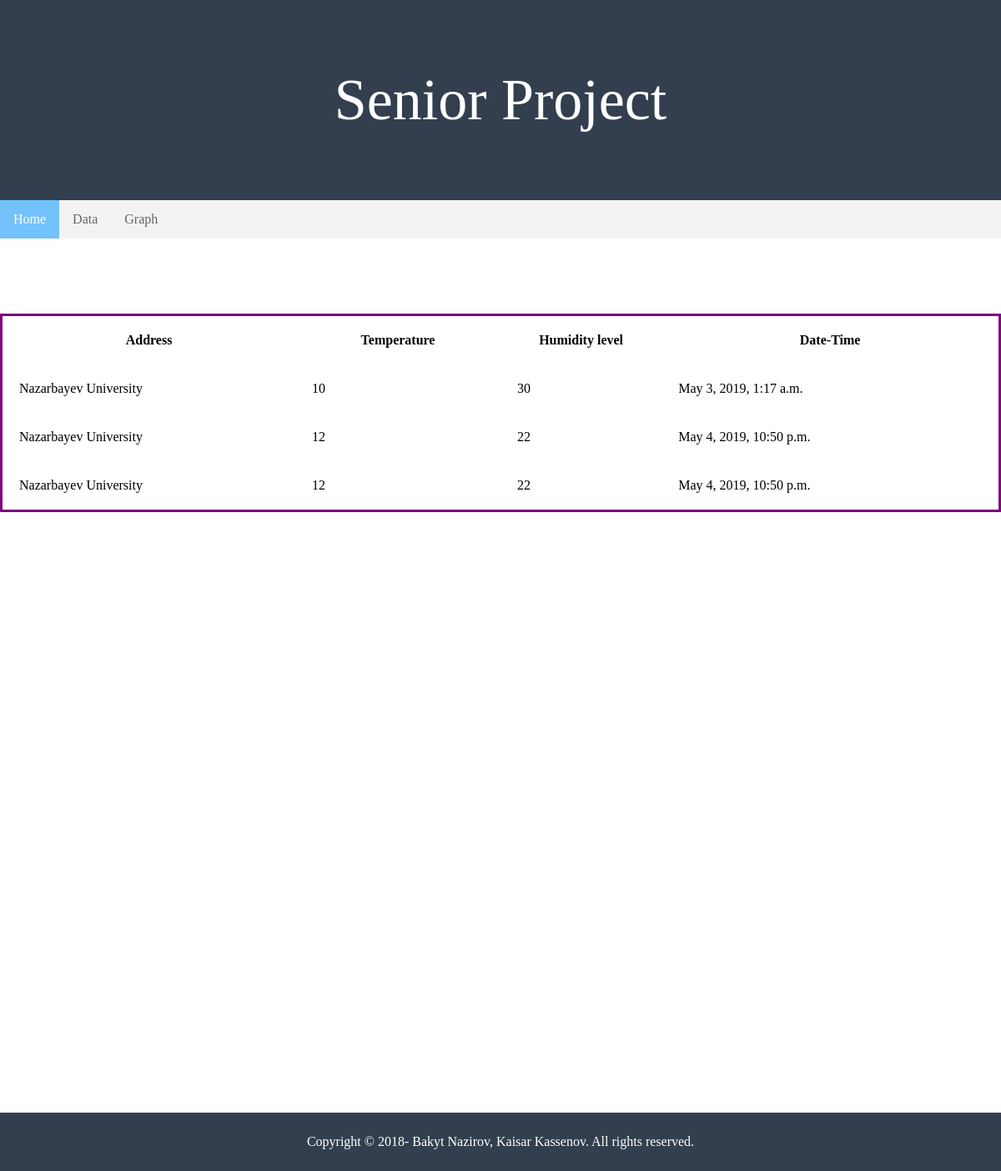
/1/1/, run on the app's committed database.
### main/models.py (models this page shows, shortened)
class Info(models.Model):
    device = models.ForeignKey(Device, on_delete=models.CASCADE)
    temp = models.IntegerField()
    humidity = models.IntegerField()
    date = models.DateTimeField(default=datetime.now, blank=True)

class Device(models.Model):
    place = models.CharField(max_length=200, default="UNKNOWN")
    city = models.ForeignKey(City, on_delete=models.CASCADE)
    lon = models.CharField(max_length=200, default="UNKNOWN")
    lat = models.CharField(max_length=200, default="UNKNOWN")
    is_fav = models.BooleanField(default=False)
    def __str__(self):
        return self.place

### main/views.py (the view)
# urls.py: path('<int:city_id>/<int:device_id>/', views.detail_city_inside, name='detail_city_inside'),
def detail_city_inside(request, city_id, device_id):
	try:
		device_list = Info.objects.all()
		device_name = Device.objects.get(pk = device_id)
	except City.DoesNotExist:
		raise Http404("There is no any info")
	return render(request, 'detail2.html', {'device_name' : device_name, 'device_list' : device_list})

### main/templates/detail2.html (shortened to what this page needs)
<head>
    {% load staticfiles %}
    <link rel="stylesheet" type="text/css" href="{% static 'index.css' %}" />
</head>
    <body>
  <div class="header">
      <p style="font-size:70px; text-align:center; color:white;">Senior Project</p>
  </div>
  <ul>
  <li><a class="active" href="../../">Home</a></li>
  <li><a href="../../data">Data</a></li>
  <li><a href="../graph">Graph</a></li>
</ul>
<table>
  <thead>
  <tr>
    <th>Address</th>
    <th>Temperature</th>
    <th>Humidity level</th>
    <th>Date-Time</th>
  </tr>
  </thead>
  <tbody>
    {% for info in device_list %}
      {% if info.device == device_name %}
        <tr>
          <td> {{ info.device }} </td>
          <td> {{ info.temp }} </td>
          <td> {{ info.humidity }} </td>
          <td> {{ info.date }} </td>
        </tr>
      {% endif %}
        <br>
    {% endfor %}
  </tbody>
</table>
</body>
<footer style="margin-top: 60%">
  <nav class="footer-nav" role="navigation">
    <p>Copyright &copy; 2018-
      <?php echo date("Y"); ?> Bakyt Nazirov, Kaisar Kassenov. All rights reserved.</p>
  </nav>
</footer>

### main/static/index.css (style rules this page uses)
body { background-image: url("http://rosemarieberger.com/wp-content/uploads/2017/03/water-blue-ocean.jpg"); background-attachment: fixed; background-position: center; background-repeat: no-repeat; background-size: cover; margin: 0; }
table { table-layout: fixed; width: 100%; border-collapse: collapse; border: 3px solid purple; }
thead th:nth-child(1) { width: 30%; }
thead th:nth-child(2) { width: 20%; }
thead th:nth-child(3) { width: 15%; }
thead th:nth-child(4) { width: 35%; }
th, td { padding: 20px; }
footer { background-image: url("header.png"); padding: 10px; text-align: center; color: white; }
ul { list-style-type: none; margin: 0; padding: 0; overflow: hidden; background-color: #f3f3f3; }
li { float: left; }
li a { display: block; color: #666; text-align: center; padding: 14px 16px; text-decoration: none; }
li a.active { color: white; background-color: #73c2fb; }
div.header { padding: 10px; background-image: url("header.png"); }
.footer-nav p { text-align: center; }

### data on the page
Info: device "Nazarbayev University", temp "10", humidity "30", date "May 3, 2019, 1:17 a.m."
Info: device "Nazarbayev University", temp "12", humidity "22", date "May 4, 2019, 10:50 p.m."
Info: device "Nazarbayev University", temp "12", humidity "22", date "May 4, 2019, 10:50 p.m."
